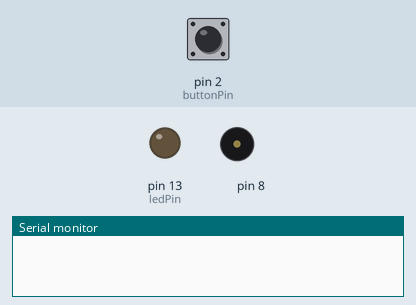
Simulated run of this sketch. Board: Arduino Uno, built with avr-gcc and run on an emulated ATmega328P. Parts: output pins drawn as LEDs (lit = HIGH), buzzer (waves = sounding), the last lines printed to the serial monitor. Dashed ring = blinking. Inputs (shaded band) come from the test bench; at power-on: pin 2 (buttonPin) LOW.

Above: at 1.2 s.
1.3 s: pin 2 (buttonPin) pulled HIGH for 0.15 s
At 2.1 s:
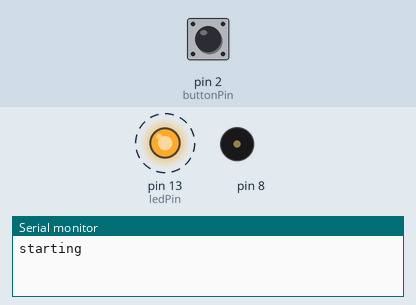
4.4 s: pin 2 (buttonPin) pulled HIGH for 3.2 s
At 6.6 s:
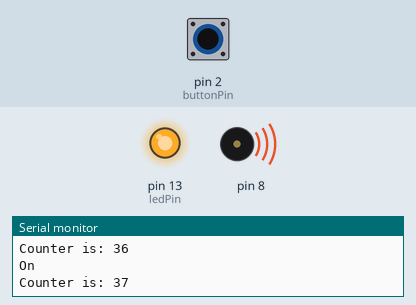
Timing chart, 0 to 12.5 s (numbered marks = the images above; inputs shaded):
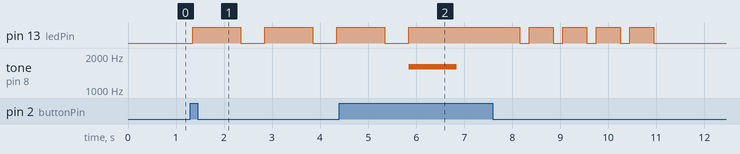

The sketch:

led_sequence_sound.ino
```cpp
// this constant won't change:
const int  buttonPin = 2;    // the pin that the pushbutton is attached to
const int ledPin = 13;       // the pin that the LED is attached to

// Variables will change:
int buttonState = 0;         // current state of the button
int lastButtonState = 0;     // previous state of the button
int counter = 0;
int stateTracker = 0;          // used to prevent double off-sequencing


void setup() {
  // initialize the button pin as a input:
  pinMode(buttonPin, INPUT);
  // initialize the LED as an output:
  pinMode(ledPin, OUTPUT);
  // initialize serial communication:
  Serial.begin(9600);
}


void loop() {
  // read the pushbutton input pin:
  buttonState = digitalRead(buttonPin);

  //****************************************************
  /* state change sequences */
  //****************************************************

  // compare the buttonState to its previous state and see if it changed
  if (buttonState != lastButtonState) {
    // Delay a little bit to avoid bouncing
    delay(50);
    // if the state changed and the switch is high
    if (buttonState == HIGH) {

      startup();

    }

    // if the state changed and the switch is low
    if ((buttonState == LOW) && (stateTracker == 1))

    {
      turnoff();
    }


  }


  //****************************************************
  /* while it is on sequences */
  //****************************************************

  // if the counter > 0 the startup sequence has been initiated
  if ((counter > 0) && (counter < 100)) {
    on();
  }


  // if counter > 99 it is time to shut down
  if (counter > 99) {
    turnoff();
  }


  //****************************************************
  /* housecleaning sequence */
  //****************************************************
  // save the current state as the last state,
  //for next time through the loop
  lastButtonState = buttonState;


}

//****************************************************
/* functions */
//****************************************************

// this function is "void" becuase it is not expected to return a value - it just does something
// this is the startup  sequence where it flashes the LED on 3 times for 1 second each and then stays on
void startup() {
  Serial.println("starting");
  digitalWrite(ledPin, HIGH);
  delay(1000);
  digitalWrite(ledPin, LOW);
  delay(500);
  digitalWrite(ledPin, HIGH);
  delay(1000);
  digitalWrite(ledPin, LOW);
  delay(500);
  digitalWrite(ledPin, HIGH);
  delay(1000);
  digitalWrite(ledPin, LOW);
  delay(500);
  digitalWrite(ledPin, HIGH);
  //play the tone
  tone(8, 1610, 1000);
  counter = 1;
  stateTracker = 1;
  Serial.println("Startup complete");

}

// this is the on function
void on() {
  Serial.println("On");
  // may add a count on this line at some point
  digitalWrite(ledPin,  HIGH);
  //increases counter
  counter += 1;
  Serial.print("Counter is: ");
  Serial.println(counter);
}

//  this is the shutdow function
void turnoff() {
  Serial.println("shutdown");
  // a series of faster flashes
  digitalWrite(ledPin, HIGH);
  delay(500);
  digitalWrite(ledPin, LOW);
  delay(200);
  digitalWrite(ledPin, HIGH);
  delay(500);
  digitalWrite(ledPin, LOW);
  delay(200);
  digitalWrite(ledPin, HIGH);
  delay(500);
  digitalWrite(ledPin, LOW);
  delay(200);
  digitalWrite(ledPin, HIGH);
  delay(500);
  digitalWrite(ledPin, LOW);
  delay(200);
  digitalWrite(ledPin, HIGH);
  delay(500);
  digitalWrite(ledPin, LOW);
  counter = 0;
  stateTracker = 0;

}
```

Measured:
- after the input at 1.3 s, pin 13 (ledPin): alternates HIGH for 1.0 s and LOW for 0.50 s, starting after 0.05 s
